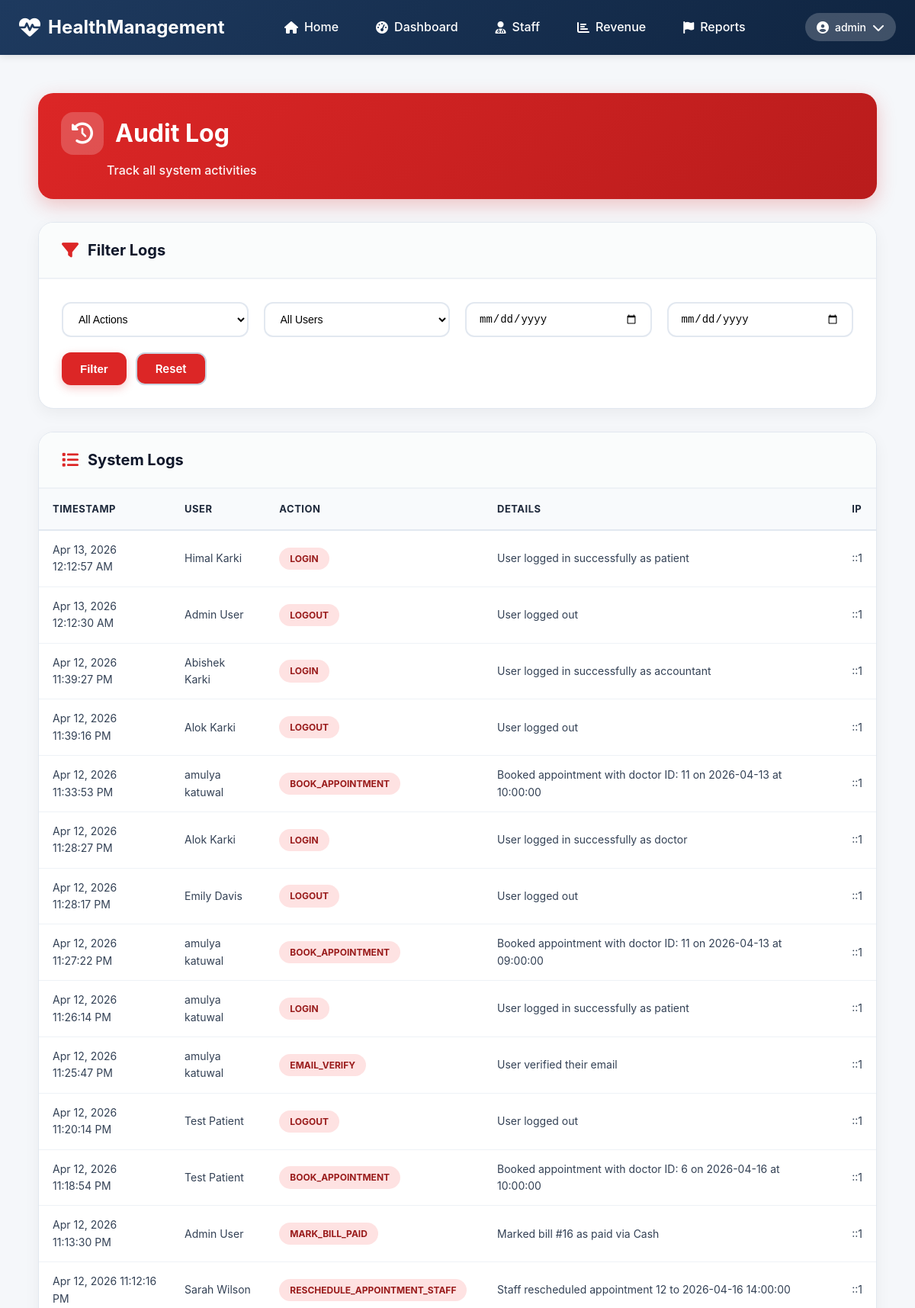
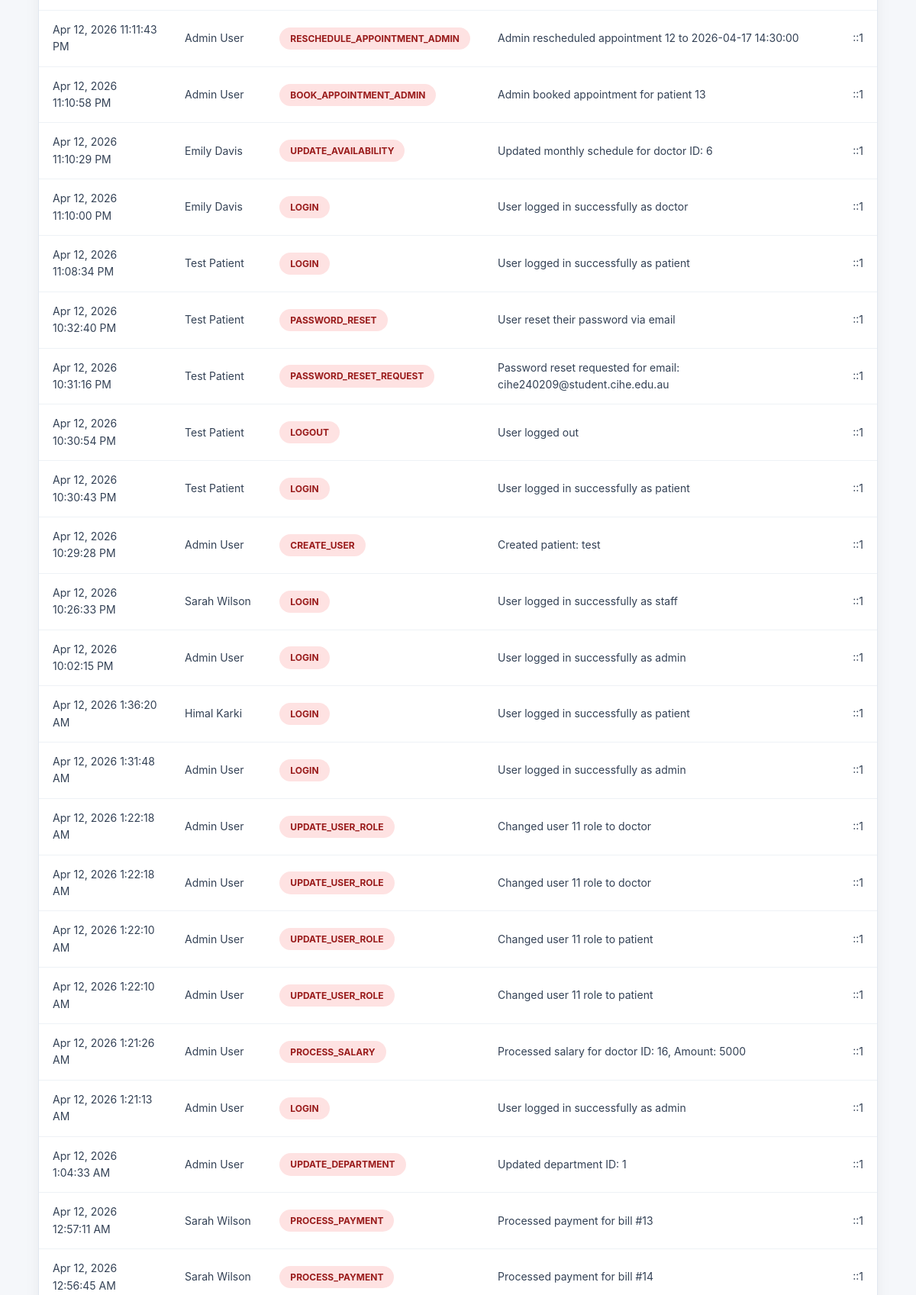
Page /admin/audit-log.php (signed in, upper part) on the committed database (2 pictures, top to bottom).
### tables this page shows
CREATE TABLE `audit_log` (
  `logId` int(11) NOT NULL,
  `userId` int(11) DEFAULT NULL,
  `timestamp` datetime DEFAULT current_timestamp(),
  `action` varchar(50) NOT NULL,
  `details` text DEFAULT NULL,
  `ipAddress` varchar(45) DEFAULT NULL,
  `userAgent` text DEFAULT NULL
);

CREATE TABLE `users` (
  `userId` int(11) NOT NULL,
  `username` varchar(50) NOT NULL,
  `passwordHash` varchar(255) NOT NULL,
  `email` varchar(100) NOT NULL,
  `firstName` varchar(50) NOT NULL,
  `lastName` varchar(50) NOT NULL,
  `phoneNumber` varchar(20) DEFAULT NULL,
  `role` enum('patient','staff','nurse','doctor','admin','accountant') DEFAULT 'patient',
  `isVerified` tinyint(1) DEFAULT 0,
  `verificationCode` varchar(64) DEFAULT NULL,
  `resetToken` varchar(64) DEFAULT NULL,
  `resetExpiry` datetime DEFAULT NULL,
  `dateCreated` datetime DEFAULT current_timestamp(),
  `lastLogin` datetime DEFAULT NULL
);

### admin/audit-log.php (the view, shortened to what this page needs)
<?php
require_once '../includes/config.php';
$extraCSS = '<link rel="stylesheet" href="../css/admin.css">';
include '../includes/header.php';
$dateFrom = $_GET['date_from'] ?? '';
$dateTo = $_GET['date_to'] ?? '';
$query = "SELECT al.*, u.username, u.firstName, u.lastName FROM audit_log al LEFT JOIN users u ON al.userId = u.userId WHERE 1=1";
$params = [];
$query .= " ORDER BY al.timestamp DESC LIMIT 500";
$stmt = $pdo->prepare($query);
$stmt->execute($params);
$logs = $stmt->fetchAll();
?>
<div class="admin-container">
    <div class="admin-page-header">
        <div class="header-title">
            <h1><i class="fas fa-history"></i> Audit Log</h1>
            <p>Track all system activities</p>
        </div>
    </div>
    <div class="admin-card">
        <div class="admin-card-header">
            <h3><i class="fas fa-filter"></i> Filter Logs</h3>
        </div>
        <div class="admin-card-body">
            <form method="GET" class="admin-filter-form">
                <div class="admin-filter-row">
                    <div class="admin-filter-group">
                        <select name="action" class="admin-form-control">
                            <option value="">All Actions</option>
                        </select>
                    </div>
                    <div class="admin-filter-group">
                        <select name="user_id" class="admin-form-control">
                            <option value="">All Users</option>
                        </select>
                    </div>
                    <div class="admin-filter-group">
                        <input type="date" name="date_from" value="<?php echo $dateFrom; ?>" class="admin-form-control">
                    </div>
                    <div class="admin-filter-group">
                        <input type="date" name="date_to" value="<?php echo $dateTo; ?>" class="admin-form-control">
                    </div>
                    <div class="admin-filter-actions">
                        <button type="submit" class="admin-btn admin-btn-primary">Filter</button>
                        <a href="audit-log.php" class="admin-btn admin-btn-outline">Reset</a>
                    </div>
                </div>
            </form>
        </div>
    </div>
    <div class="admin-card">
        <div class="admin-card-header">
            <h3><i class="fas fa-list"></i> System Logs</h3>
        </div>
        <div class="admin-table-responsive">
            <table class="admin-data-table">
                <thead>
                    <tr>
                        <th>Timestamp</th>
                        <th>User</th>
                        <th>Action</th>
                        <th>Details</th>
                        <th>IP</th>
                    </tr>
                </thead>
                <tbody>
                    <?php foreach ($logs as $log): ?>
                        <tr>
                            <td data-label="Timestamp"><?php echo date('M j, Y g:i:s A', strtotime($log['timestamp'])); ?></td>
                            <td data-label="User"><?php echo $log['firstName'] ? $log['firstName'].' '.$log['lastName'] : 'System'; ?></td>
                            <td data-label="Action"><span class="admin-role-badge admin-role-admin"><?php echo $log['action']; ?></span></td>
                            <td data-label="Details"><?php echo htmlspecialchars($log['details']); ?></td>
                            <td data-label="IP"><?php echo $log['ipAddress']; ?></td>
                        </tr>
                    <?php endforeach; ?>
                </tbody>
            </table>
        </div>
    </div>
</div>
<?php include '../includes/footer.php'; ?>

### css/style.css (style rules this page uses)
* { margin: 0; padding: 0; box-sizing: border-box; }
body { font-family: -apple-system, BlinkMacSystemFont, 'Segoe UI', Roboto, 'Helvetica Neue', Arial, sans-serif; line-height: 1.6; color: #333; background-color: #f5f7fa; }
.page-header h1 , .dashboard-header h1, .page-title, h1 { font-weight: 700 !important; text-shadow: none !important; }

### css/admin.css (style rules this page uses)
.admin-container { max-width: 1400px; margin: 0 auto; padding: 30px 25px; background: #f5f7fa; min-height: 100vh; }
.admin-page-header { display: flex; justify-content: space-between; align-items: center; margin-bottom: 30px; padding: 25px 30px; background: linear-gradient(135deg, #dc2626 0%, #b91c1c 100%); border-radius: 20px; color: white; box-shadow: 0 8px 25px rgba(220, 38, 38, 0.25); flex-wrap: wrap; gap: 20px; }
.admin-page-header .header-title h1 { margin: 0 0 8px 0; font-size: 32px; font-weight: 700; color: white; display: flex; align-items: center; gap: 15px; }
.admin-page-header .header-title h1 i { background: rgba(255, 255, 255, 0.2); padding: 14px; border-radius: 16px; font-size: 28px; }
.admin-page-header .header-title p { margin: 0 0 0 60px; font-size: 16px; font-weight: 500; color: rgba(255, 255, 255, 0.95); }
.admin-card { background: white; border-radius: 20px; box-shadow: 0 6px 20px rgba(0, 0, 0, 0.05); margin-bottom: 30px; overflow: hidden; border: 1px solid #e2e8f0; }
.admin-card-header { padding: 20px 30px; border-bottom: 2px solid #eef2f6; background: #fafcfc; display: flex; justify-content: space-between; align-items: center; flex-wrap: wrap; gap: 15px; }
.admin-card-header h3 { margin: 0; font-size: 20px; font-weight: 700; color: #0f172a; display: flex; align-items: center; gap: 12px; }
.admin-card-header h3 i { color: #dc2626; font-size: 22px; }
.admin-card-body { padding: 30px; }
.admin-table-responsive { overflow-x: auto; }
.admin-data-table { width: 100%; border-collapse: collapse; }
.admin-data-table th { padding: 16px 18px; text-align: left; background: #f8fafc; font-weight: 700; color: #1e293b; font-size: 13px; text-transform: uppercase; letter-spacing: 0.5px; border-bottom: 2px solid #e2e8f0; white-space: nowrap; }
.admin-data-table td { padding: 14px 18px; border-bottom: 1px solid #eef2f6; color: #334155; font-size: 14px; }
.admin-role-badge { display: inline-block; padding: 5px 14px; border-radius: 40px; font-size: 12px; font-weight: 700; text-transform: uppercase; }
.admin-role-admin { background: #fee2e2; color: #991b1b; }
.admin-btn { display: inline-flex; align-items: center; gap: 8px; padding: 12px 24px; border-radius: 12px; font-size: 15px; font-weight: 600; text-decoration: none; transition: all 0.2s ease; cursor: pointer; border: none; line-height: 1; }
.admin-btn-primary { background: #dc2626; color: white; box-shadow: 0 4px 12px rgba(220, 38, 38, 0.25); }
.admin-btn-outline { background: #dc2626; border: 2px solid #cbd5e1; color: white; }
.admin-filter-form { margin: 0; }
.admin-filter-row { display: grid; grid-template-columns: repeat(auto-fit, minmax(200px, 1fr)); gap: 20px; align-items: end; }
.admin-filter-group select, .admin-filter-group input { width: 100%; padding: 12px 16px; border: 2px solid #e2e8f0; border-radius: 12px; font-size: 14px; background: white; transition: all 0.2s; }
.admin-filter-actions { display: flex; gap: 12px; }
.admin-form-control { width: 100%; padding: 14px 18px; border: 2px solid #e2e8f0; border-radius: 14px; font-size: 15px; background: white; transition: all 0.2s; }
.admin-btn { cursor: pointer !important; pointer-events: auto !important; position: relative; z-index: 1; }

### rows in the picture
audit_log: timestamp "Apr 13, 2026 12:12:57 AM", userId.firstName "Himal", userId.lastName "Karki", action "LOGIN", details "User logged in successfully as patient", ipAddress "::1"
audit_log: timestamp "Apr 13, 2026 12:12:30 AM", userId.firstName "Admin", userId.lastName "User", action "LOGOUT", details "User logged out", ipAddress "::1"
audit_log: timestamp "Apr 12, 2026 11:39:27 PM", userId.firstName "Abishek", userId.lastName "Karki", action "LOGIN", details "User logged in successfully as accountant", ipAddress "::1"
audit_log: timestamp "Apr 12, 2026 11:39:16 PM", userId.firstName "Alok", userId.lastName "Karki", action "LOGOUT", details "User logged out", ipAddress "::1"
audit_log: timestamp "Apr 12, 2026 11:33:53 PM", userId.firstName "amulya", userId.lastName "katuwal", action "BOOK_APPOINTMENT", details "Booked appointment with doctor ID: 11 on 2026-04-13 at 10:00:00", ipAddress "::1"
audit_log: timestamp "Apr 12, 2026 11:28:27 PM", userId.firstName "Alok", userId.lastName "Karki", action "LOGIN", details "User logged in successfully as doctor", ipAddress "::1"
audit_log: timestamp "Apr 12, 2026 11:28:17 PM", userId.firstName "Emily", userId.lastName "Davis", action "LOGOUT", details "User logged out", ipAddress "::1"
audit_log: timestamp "Apr 12, 2026 11:27:22 PM", userId.firstName "amulya", userId.lastName "katuwal", action "BOOK_APPOINTMENT", details "Booked appointment with doctor ID: 11 on 2026-04-13 at 09:00:00", ipAddress "::1"
audit_log: timestamp "Apr 12, 2026 11:26:14 PM", userId.firstName "amulya", userId.lastName "katuwal", action "LOGIN", details "User logged in successfully as patient", ipAddress "::1"
audit_log: timestamp "Apr 12, 2026 11:25:47 PM", userId.firstName "amulya", userId.lastName "katuwal", action "EMAIL_VERIFY", details "User verified their email", ipAddress "::1"
audit_log: timestamp "Apr 12, 2026 11:20:14 PM", userId.firstName "Test", userId.lastName "Patient", action "LOGOUT", details "User logged out", ipAddress "::1"
audit_log: timestamp "Apr 12, 2026 11:18:54 PM", userId.firstName "Test", userId.lastName "Patient", action "BOOK_APPOINTMENT", details "Booked appointment with doctor ID: 6 on 2026-04-16 at 10:00:00", ipAddress "::1"
audit_log: timestamp "Apr 12, 2026 11:13:30 PM", userId.firstName "Admin", userId.lastName "User", action "MARK_BILL_PAID", details "Marked bill #16 as paid via Cash", ipAddress "::1"
audit_log: timestamp "Apr 12, 2026 11:12:16 PM", userId.firstName "Sarah", userId.lastName "Wilson", action "RESCHEDULE_APPOINTMENT_STAFF", details "Staff rescheduled appointment 12 to 2026-04-16 14:00:00", ipAddress "::1"
audit_log: timestamp "Apr 12, 2026 11:11:43 PM", userId.firstName "Admin", userId.lastName "User", action "RESCHEDULE_APPOINTMENT_ADMIN", details "Admin rescheduled appointment 12 to 2026-04-17 14:30:00", ipAddress "::1"
audit_log: timestamp "Apr 12, 2026 11:10:58 PM", userId.firstName "Admin", userId.lastName "User", action "BOOK_APPOINTMENT_ADMIN", details "Admin booked appointment for patient 13", ipAddress "::1"
audit_log: timestamp "Apr 12, 2026 11:10:29 PM", userId.firstName "Emily", userId.lastName "Davis", action "UPDATE_AVAILABILITY", details "Updated monthly schedule for doctor ID: 6", ipAddress "::1"
audit_log: timestamp "Apr 12, 2026 11:10:00 PM", userId.firstName "Emily", userId.lastName "Davis", action "LOGIN", details "User logged in successfully as doctor", ipAddress "::1"
audit_log: timestamp "Apr 12, 2026 11:08:34 PM", userId.firstName "Test", userId.lastName "Patient", action "LOGIN", details "User logged in successfully as patient", ipAddress "::1"
audit_log: timestamp "Apr 12, 2026 10:32:40 PM", userId.firstName "Test", userId.lastName "Patient", action "PASSWORD_RESET", details "User reset their password via email", ipAddress "::1"
audit_log: timestamp "Apr 12, 2026 10:31:16 PM", userId.firstName "Test", userId.lastName "Patient", action "PASSWORD_RESET_REQUEST", details "Password reset requested for email: cihe240209@student.cihe.edu.au", ipAddress "::1"
audit_log: timestamp "Apr 12, 2026 10:30:54 PM", userId.firstName "Test", userId.lastName "Patient", action "LOGOUT", details "User logged out", ipAddress "::1"
audit_log: timestamp "Apr 12, 2026 10:30:43 PM", userId.firstName "Test", userId.lastName "Patient", action "LOGIN", details "User logged in successfully as patient", ipAddress "::1"
audit_log: timestamp "Apr 12, 2026 10:29:28 PM", userId.firstName "Admin", userId.lastName "User", action "CREATE_USER", details "Created patient: test", ipAddress "::1"
audit_log: timestamp "Apr 12, 2026 10:26:33 PM", userId.firstName "Sarah", userId.lastName "Wilson", action "LOGIN", details "User logged in successfully as staff", ipAddress "::1"
audit_log: timestamp "Apr 12, 2026 10:02:15 PM", userId.firstName "Admin", userId.lastName "User", action "LOGIN", details "User logged in successfully as admin", ipAddress "::1"
audit_log: timestamp "Apr 12, 2026 1:36:20 AM", userId.firstName "Himal", userId.lastName "Karki", action "LOGIN", details "User logged in successfully as patient", ipAddress "::1"
audit_log: timestamp "Apr 12, 2026 1:31:48 AM", userId.firstName "Admin", userId.lastName "User", action "LOGIN", details "User logged in successfully as admin", ipAddress "::1"
audit_log: timestamp "Apr 12, 2026 1:22:18 AM", userId.firstName "Admin", userId.lastName "User", action "UPDATE_USER_ROLE", details "Changed user 11 role to doctor", ipAddress "::1"
audit_log: timestamp "Apr 12, 2026 1:22:18 AM", userId.firstName "Admin", userId.lastName "User", action "UPDATE_USER_ROLE", details "Changed user 11 role to doctor", ipAddress "::1"
audit_log: timestamp "Apr 12, 2026 1:22:10 AM", userId.firstName "Admin", userId.lastName "User", action "UPDATE_USER_ROLE", details "Changed user 11 role to patient", ipAddress "::1"
audit_log: timestamp "Apr 12, 2026 1:22:10 AM", userId.firstName "Admin", userId.lastName "User", action "UPDATE_USER_ROLE", details "Changed user 11 role to patient", ipAddress "::1"
audit_log: timestamp "Apr 12, 2026 1:21:26 AM", userId.firstName "Admin", userId.lastName "User", action "PROCESS_SALARY", details "Processed salary for doctor ID: 16, Amount: 5000", ipAddress "::1"
audit_log: timestamp "Apr 12, 2026 1:21:13 AM", userId.firstName "Admin", userId.lastName "User", action "LOGIN", details "User logged in successfully as admin", ipAddress "::1"
audit_log: timestamp "Apr 12, 2026 1:04:33 AM", userId.firstName "Admin", userId.lastName "User", action "UPDATE_DEPARTMENT", details "Updated department ID: 1", ipAddress "::1"
audit_log: timestamp "Apr 12, 2026 12:57:11 AM", userId.firstName "Sarah", userId.lastName "Wilson", action "PROCESS_PAYMENT", details "Processed payment for bill #13", ipAddress "::1"
audit_log: timestamp "Apr 12, 2026 12:56:45 AM", userId.firstName "Sarah", userId.lastName "Wilson", action "PROCESS_PAYMENT", details "Processed payment for bill #14", ipAddress "::1"

### other values in the picture
$_SESSION['username'] "admin"
